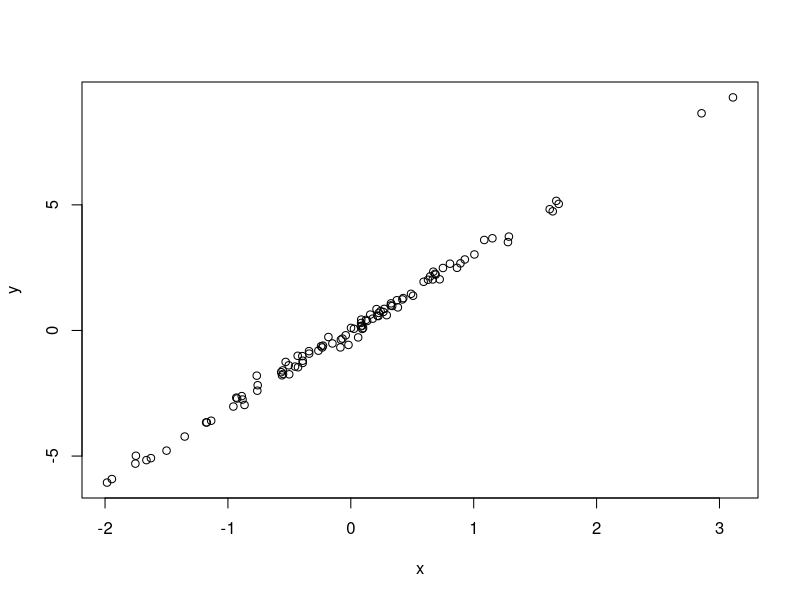

This chart was generated by the following R code:
# Simulate and plot data 
# Xiang LI
# xiangli@lclark.edu
# 2024-06-25

# Simulate predictor variable 
x <- rnorm(n = 100)

# Simulate response variable with some noise
y <- 3*x+rnorm(n = 100, sd = 0.2)

# Plot the data
plot(x = x, y = y)
